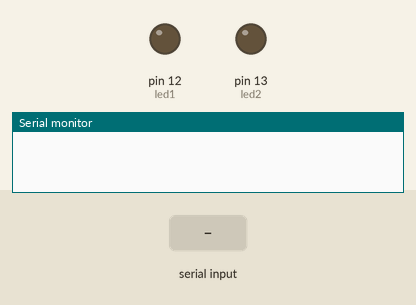
A sketch run on a simulated Arduino Uno, built with avr-gcc and run on an emulated ATmega328P. Parts: output pins drawn as LEDs (lit = HIGH), the last lines printed to the serial monitor. Dashed ring = blinking. The test bench sets the inputs (shaded band).

Above: at 1.2 s.
1.3 s: "3" received over Serial
At 1.4 s:
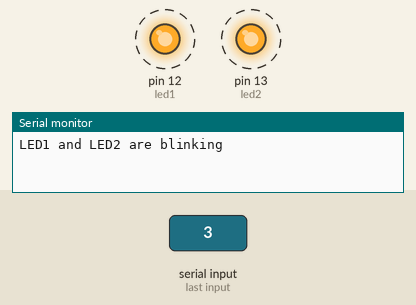
4.3 s: "1" received over Serial
At 5.5 s:
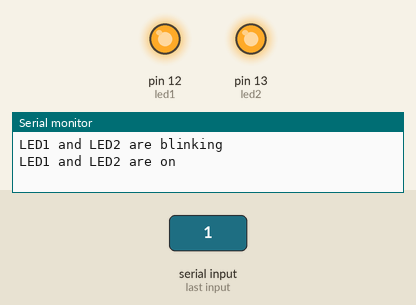
6.0 s: "2" received over Serial
At 6.3 s:
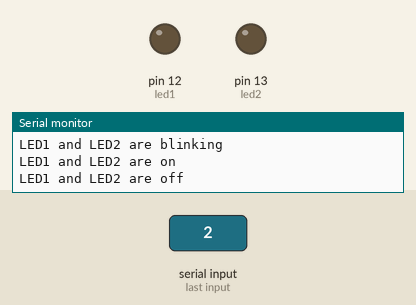
Timing chart, 0 to 9.0 s (numbered marks = the images above; inputs shaded):
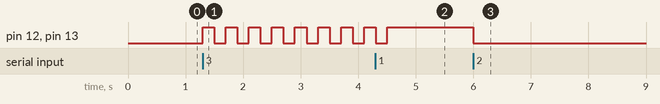

The sketch:

Interfacing_BBFuino_Using_BlueBee.ino
```cpp
const char led1 = 12;  //assign led1 is with digital pin 12 of BBFuino
const char led2 = 13;  //assign led2 is assigned with digital pin 13 of BBFuino
char buffer = 0;  //declare a variable to store the character received from hyperterminal, initialize it with
void setup()
{
 Serial.begin(9600); //initialize serial communication with baudrate = 9600bps (UART is used for this case)
 Serial.flush();  //flush out the contents in the receive buffer
 pinMode(led1,OUTPUT); //set the led1 (or digital pin 12) as output
 pinMode(led2,OUTPUT); //set the led2 (or digital pin 13) as output
}

void loop()
{
  while(!Serial.available()) //wait for any character received at RX buffer
  {
    if (buffer == '1')  //Turn on LED1 and LED2 if buffer = character '1'
    {
      digitalWrite(led1,HIGH);
      digitalWrite(led2,HIGH);
    }

    else if (buffer == '2')  //Turn off LED1 and LED2 if buffer = character '2'
    {
      digitalWrite(led1,LOW);
      digitalWrite(led2,LOW);
    }

    else if (buffer == '3') //Makes LED1 and LED2 blink if buffer = character '3'
    {
      digitalWrite(led1,HIGH);
      digitalWrite(led2,HIGH);
      delay(200);
      digitalWrite(led1,LOW);
      digitalWrite(led2,LOW);
      delay(200);
    }
  }
  buffer = Serial.read(); //store the received character in variable buffer
  if (buffer == '1')  //print string "LED1 and LED2 are on" to hyperterminal if buffer contains character '1'
    Serial.println("LED1 and LED2 are on");
  else if(buffer == '2')  //print string "LED1 and LED2 are off" to hyperterminal if buffer contains character '2'
    Serial.println("LED1 and LED2 are off");
  else if(buffer == '3')  //print string "LED1 and LED2 are blinking" to hyperterminal if buffer contains character '3'
    Serial.println("LED1 and LED2 are blinking");
  else //print string "Nothing change" to hyperterminal if buffer contains character neither '1', '2' or '3'
    Serial.println("Nothing change");
}
```

Measured:
- after the input at 1.3 s, pin 12 (led1), pin 13 (led2): alternates HIGH for 0.20 s and LOW for 0.20 s, starting at once
- after the input at 4.3 s, pin 12 (led1), pin 13 (led2): goes on until 4.5 s, then stays HIGH
- after the input at 6.0 s, pin 12 (led1), pin 13 (led2): HIGH → LOW at once
